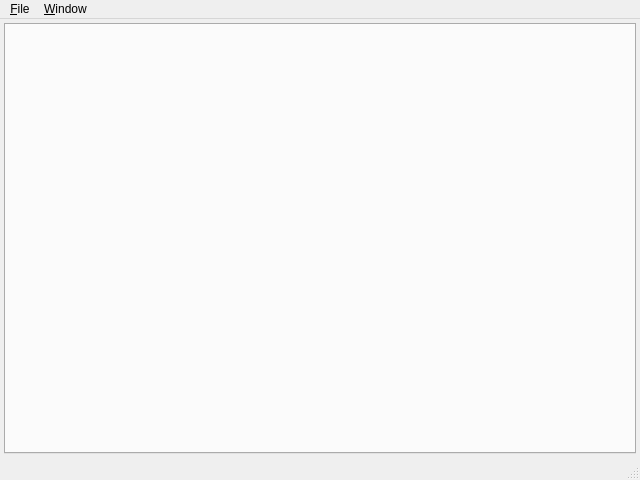
<?xml version="1.0" encoding="UTF-8"?>
<ui version="4.0">
 <class>WMainWindow</class>
 <widget class="QMainWindow" name="WMainWindow">
  <property name="geometry">
   <rect>
    <x>0</x>
    <y>0</y>
    <width>640</width>
    <height>480</height>
   </rect>
  </property>
  <property name="windowTitle">
   <string>CS::BinTools</string>
  </property>
  <widget class="QWidget" name="centralwidget">
   <layout class="QVBoxLayout" name="verticalLayout">
    <property name="spacing">
     <number>4</number>
    </property>
    <property name="leftMargin">
     <number>4</number>
    </property>
    <property name="topMargin">
     <number>4</number>
    </property>
    <property name="rightMargin">
     <number>4</number>
    </property>
    <property name="bottomMargin">
     <number>4</number>
    </property>
    <item>
     <widget class="QTabWidget" name="tabWidget">
      <property name="tabsClosable">
       <bool>true</bool>
      </property>
     </widget>
    </item>
   </layout>
  </widget>
  <widget class="QMenuBar" name="menubar">
   <property name="geometry">
    <rect>
     <x>0</x>
     <y>0</y>
     <width>640</width>
     <height>25</height>
    </rect>
   </property>
   <widget class="QMenu" name="menu_File">
    <property name="title">
     <string>&amp;File</string>
    </property>
    <addaction name="quitAction"/>
   </widget>
   <widget class="QMenu" name="menu_Window">
    <property name="title">
     <string>&amp;Window</string>
    </property>
    <addaction name="newEncoderAction"/>
    <addaction name="separator"/>
    <addaction name="closeTabAction"/>
   </widget>
   <addaction name="menu_File"/>
   <addaction name="menu_Window"/>
  </widget>
  <widget class="QStatusBar" name="statusbar"/>
  <action name="quitAction">
   <property name="text">
    <string>&amp;Quit</string>
   </property>
   <property name="shortcut">
    <string>Ctrl+Q</string>
   </property>
  </action>
  <action name="newEncoderAction">
   <property name="text">
    <string>New &amp;Encoder</string>
   </property>
   <property name="shortcut">
    <string>Ctrl+E</string>
   </property>
  </action>
  <action name="closeTabAction">
   <property name="text">
    <string>Close &amp;Tab</string>
   </property>
   <property name="shortcut">
    <string>Ctrl+W</string>
   </property>
  </action>
 </widget>
 <resources/>
 <connections/>
</ui>
